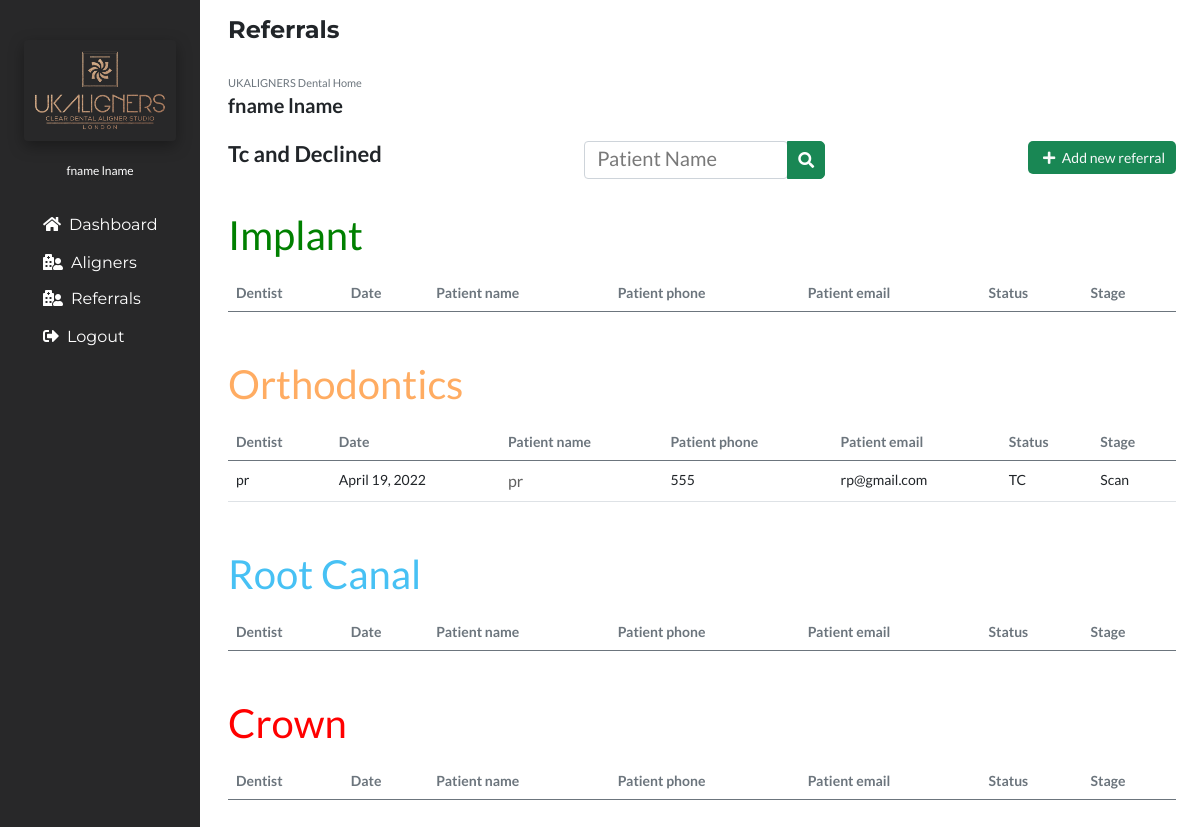
The app's page /reftc (signed in), older data.
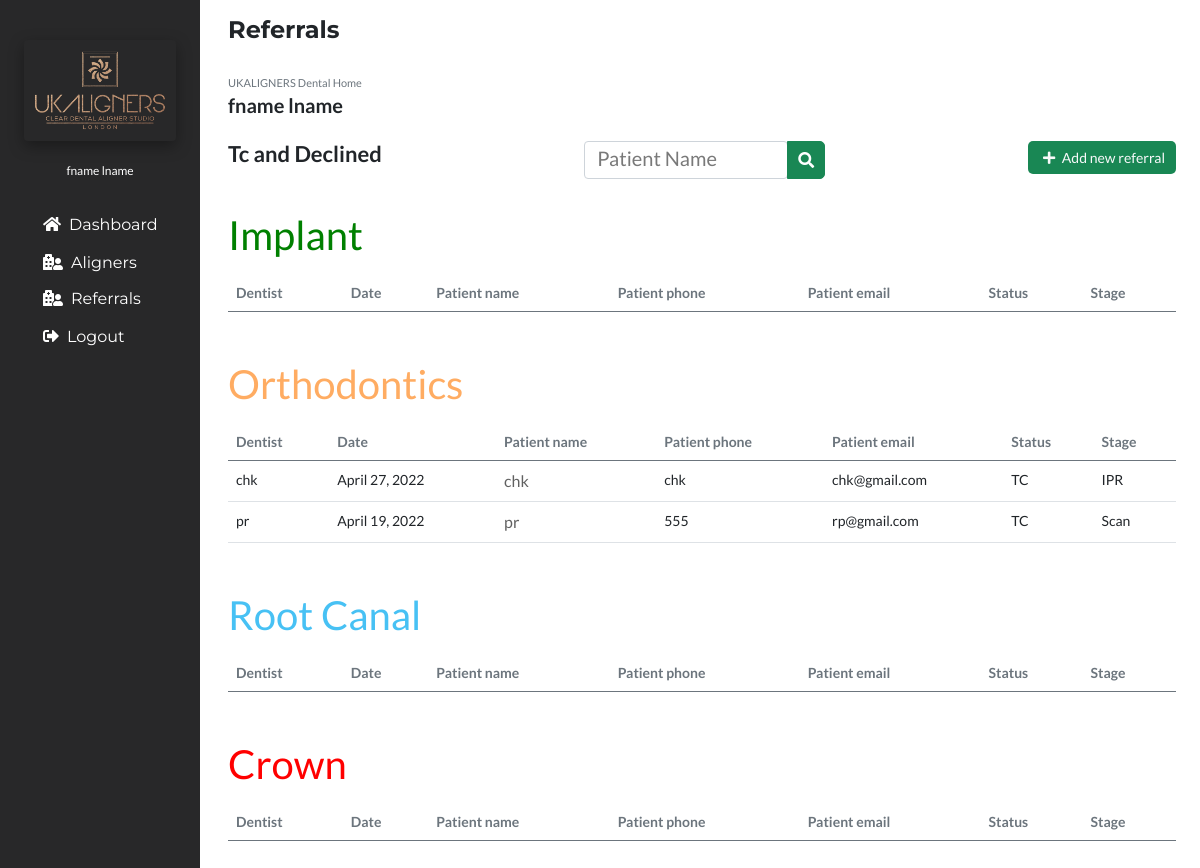
The same page, newer data.
### portfolioApp/models.py (models this page shows, shortened)
class Referral(models.Model):
    Dentist=models.ForeignKey(User,on_delete=models.CASCADE, null=True)
    DentistName=models.CharField(max_length=50,null=True)
    PatientName=models.CharField(max_length=50)
    PatientPhone=models.CharField(max_length=20)
    PatientEmail=models.CharField(max_length=40)
    ReferralReason=models.CharField(max_length=60,default="Consultation",null=True,choices=(("Consultation","Consultation"),("Implant","Implant"),("Orthodontics","Orthodontics"),("Root Canal","Root Canal"),("Crown","Crown")
    ))
    Status=models.CharField(max_length=40,default="New",null=True,choices=(("New","New"),("Booked","Booked"),("Declined","Declined"),("TC","TC")
    ))
    BookedOn=models.CharField(max_length=40,null=True)
    TreatmentPlan=models.CharField(max_length=80,null=True)
    Note=models.CharField(max_length=150,null=True)
    Stage=models.CharField(max_length=150,null=True)
    Date=models.DateField(auto_now_add=True)

### portfolioApp/views.py (the view)
# urls.py: path('reftc', views.reftc, name='reftc'),
@login_required(login_url='login')
def reftc(request):
    if request.user.is_superuser or request.user.is_staff:
        implant_referral = Referral.objects.distinct().filter(
                Q(ReferralReason="Implant") &
                ~Q(Status="In progress") &
                ~Q(Status="New")&
                ~Q(Status="Booked")
            ).order_by("PatientName")
        orthodontics_referral = Referral.objects.distinct().filter(
                Q(ReferralReason="Orthodontics") &
                ~Q(Status="In progress")&
                ~Q(Status="New")&
                ~Q(Status="Booked")
            ).order_by("PatientName")
        root_canal_referral = Referral.objects.distinct().filter(
                Q(ReferralReason="Root Canal") &
                ~Q(Status="In progress")&
                ~Q(Status="New")&
                ~Q(Status="Booked")
            ).order_by("PatientName")
        crown_referral = Referral.objects.distinct().filter(
                Q(ReferralReason="Crown") &
                ~Q(Status="In progress")&
                ~Q(Status="New")&
                ~Q(Status="Booked")
            ).order_by("PatientName")
    else:
        implant_referral = Referral.objects.distinct().filter(
                Q(Dentist=request.user) &
                Q(ReferralReason="Implant") &
                ~Q(Status="In progress")&
                ~Q(Status="New")&
                ~Q(Status="Booked")
            ).order_by("PatientName")
        orthodontics_referral = Referral.objects.distinct().filter(
                Q(Dentist=request.user) &
                Q(ReferralReason="Orthodontics") &
                ~Q(Status="In progress")&
                ~Q(Status="New")&
                ~Q(Status="Booked")
            ).order_by("PatientName")
        root_canal_referral = Referral.objects.distinct().filter(
                Q(Dentist=request.user) &
                Q(ReferralReason="Root Canal") &
                ~Q(Status="In progress")&
                ~Q(Status="New")&
                ~Q(Status="Booked")
            ).order_by("PatientName")
        crown_referral = Referral.objects.distinct().filter(
                Q(Dentist=request.user) &
                Q(ReferralReason="Crown") &
                ~Q(Status="In progress")&
                ~Q(Status="New")&
                ~Q(Status="Booked")
            ).order_by("PatientName")
    context={
        'referrals':'active',
        'implant_referral':implant_referral,
        'orthodontics_referral':orthodontics_referral,
        'root_canal_referral': root_canal_referral,
        'crown_referral': crown_referral
    }
    return render(request,'reftc.html',context)

### portfolioApp/templates/reftc.html (shortened to what this page needs)
{% extends 'base.html' %}
{% load static %}
{% block body %}
<section class="px-4">
<h4 class="py-3"><b>Referrals</b></h4>
<div class="">
<span class="text-secondary">UKALIGNERS Dental Home</span>
<h6><b>{{user.first_name}} {{user.last_name}}</b></h6>
<div class="d-flex justify-content-between py-3">
<h5><b>Tc and Declined</b></h5>
<div class="search-bar">
<div class="input-group">
  <div class="form-outline">
  <form action="{% url 'referralsearchresults' %}" method="get">
    <input type="search" id="patientName"  class="form-control" placeholder="Patient Name" name="ReferralSearchQuery" />
  </div>
  <button type="submit" class="btn btn-success bg-success">
    <i class="fas fa-search"></i>
  </button>
</div>
</div>
<div class="add-new">
<a href="{% url 'addnewreferral' %}" class="btn btn-sm text-light bg-success"><i class="fas fa-plus mx-1"></i> Add new referral</a>
</div>
</div>
<div class="col-sm-12 px-0 pb-3 my-3 table-responsive"style="font-size:14px;">
<table class="table ">
  <h1 style="font-size: 40px; color: green; margin-bottom: 15px;">Implant</h1>
<thead class="text-secondary">
<tr>
  <th scope="col">Dentist</th>
  <th scope="col">Date</th>
  <th scope="col">Patient name</th>
  <th scope="col">Patient phone</th>
  <th scope="col">Patient email</th>
  <th scope="col">Status</th>
  <th scope="col">Stage</th>
</tr>
</thead>
</table>
</div>
<div class="col-sm-12 px-0 pb-3 my-3 table-responsive"style="font-size:14px;">
  <table class="table ">
    <h1 style="font-size: 40px; color: #ffac62; margin-bottom: 15px;">Orthodontics</h1>
  <thead class="text-secondary">
  <tr>
    <th scope="col">Dentist</th>
    <th scope="col">Date</th>
    <th scope="col">Patient name</th>
    <th scope="col">Patient phone</th>
    <th scope="col">Patient email</th>
    <th scope="col">Status</th>
    <th scope="col">Stage</th>
  </tr>
  </thead>
  <tbody>
  {% for referrals in orthodontics_referral %}
  <tr>
    <td>{{referrals.DentistName}}</td>
    <td>{{referrals.Date}}</td>
    {% if not user.is_staff or user.is_superuser%}
    <td><a href="/referraldetail/{{referrals.id}}/">{{referrals.PatientName}}</a></td>
    {% else %}
    <td class="text-secondary">{{referrals.PatientName}}</td>
    {% endif %}
    <td>{{referrals.PatientPhone}}</td>
    <td>{{referrals.PatientEmail}}</td>
    <td>{{referrals.Status}}</td>
    <td>{{referrals.Stage}}</td>
  </tr>
  {% endfor %}
  </tbody>
  </table>
</div>
<div class="col-sm-12 px-0 pb-3 my-3 table-responsive"style="font-size:14px;">
  <table class="table ">
    <h1 style="font-size: 40px; color: #47c1f4; margin-bottom: 15px;">Root Canal</h1>
  <thead class="text-secondary">
  <tr>
    <th scope="col">Dentist</th>
    <th scope="col">Date</th>
    <th scope="col">Patient name</th>
    <th scope="col">Patient phone</th>
    <th scope="col">Patient email</th>
    <th scope="col">Status</th>
    <th scope="col">Stage</th>
  </tr>
  </thead>
  </table>
</div>
<div class="col-sm-12 px-0 pb-3 my-3 table-responsive"style="font-size:14px;">
  <table class="table ">
    <h1 style="font-size: 40px; color: red; margin-bottom: 15px;">Crown</h1>
  <thead class="text-secondary">
  <tr>
    <th scope="col">Dentist</th>
    <th scope="col">Date</th>
    <th scope="col">Patient name</th>
    <th scope="col">Patient phone</th>
    <th scope="col">Patient email</th>
    <th scope="col">Status</th>
    <th scope="col">Stage</th>
  </tr>
  </thead>
  </table>
</div>
</div>
</section>
{% endblock body %}

Row changes from the older to the newer data that the page shows:
added Referral: DentistName "chk", Date "April 27, 2022", PatientName "chk", PatientPhone "chk", PatientEmail "chk@gmail.com", Status "TC", Stage "IPR"
